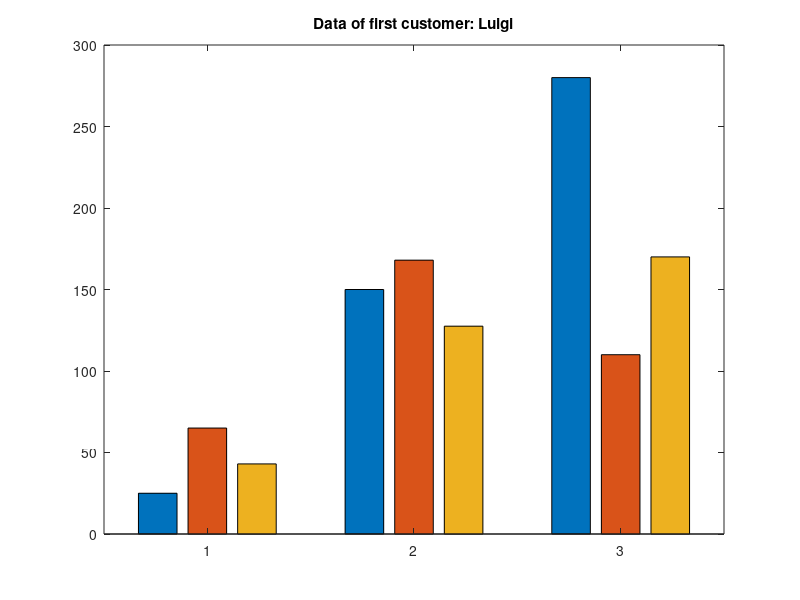

The MATLAB source for this figure:
clear;
clc;

%%%%%%%%%%%%%%%%%%%%%%% Structure array %%%%%%%%%%%%%%%%%%%%%%%%%%%%%%


field1 = 'Name';
value1 = {'Luigi','Simone','Tiziana'};
field2 = 'Amount';
value2 = {150000,250000,50000};
field3 = 'Data';
% value3 = {[25, 65, 43; 150, 168, 127.5; 280, 110, 170],[5, 5, 23; 120, 118, 107.5; 200, 100, 140]};
value3 = {[25, 65, 43; 150, 168, 127.5; 280, 110, 170]};
customers = struct(field1 ,value1,field2,value2,field3,value3);

disp(customers);


disp(customers(2).Name);
disp(customers(1).Amount);
disp(customers(3).Data);

customers(4).Name='Giuseppe';

bar(customers(1).Data);
title(['Data of first customer: ', customers(1).Name]);

customers(1).Data(1:2,1:2);




